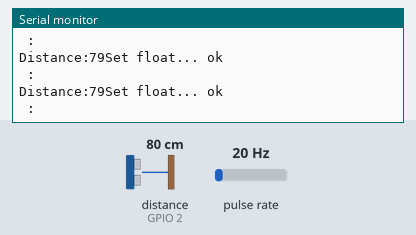
The sketch below on a simulated ESP8266 (NodeMCU). Parts: the last lines printed to the serial monitor. Wiring (inferred from the names in the program): ultrasonic range finder: trigger GPIO 4; echo GPIO 2; pulse sensor: data GPIO 15. The test bench sets the inputs (shaded band); at power-on: distance to the obstacle (sensor on GPIO 2) 80 cm, pulse rate 20 Hz. The echo pulse lasts 58.3 µs per cm; WiFi joins after 1.5 s; servers stay silent unless stated.

Above: at 2.7 s.
2.8 s: distance to the obstacle (sensor on GPIO 2) set to 250 cm
At 2.9 s:
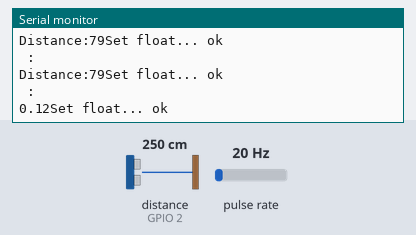
5.8 s: pulse rate (sensor on GPIO 15) set to 4 Hz
At 6.31 s:
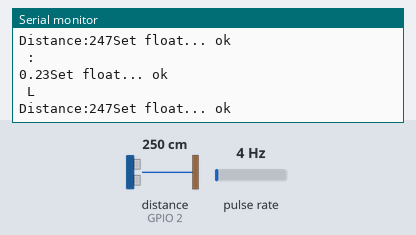
7.3 s: distance to the obstacle (sensor on GPIO 2) set to 2 cm
At 7.35 s:
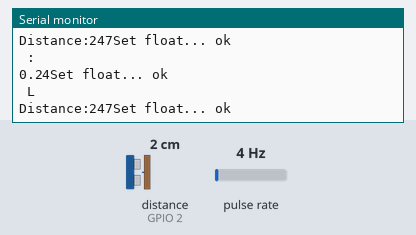
8.8 s: pulse rate (sensor on GPIO 15) set to 50 Hz
At 11.24 s:
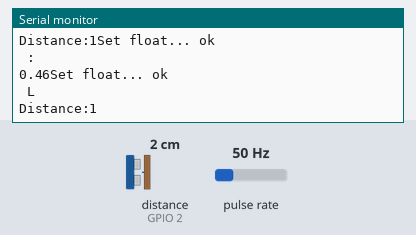
Timing chart, 0 to 11.3 s (numbered marks = the images above; inputs shaded):
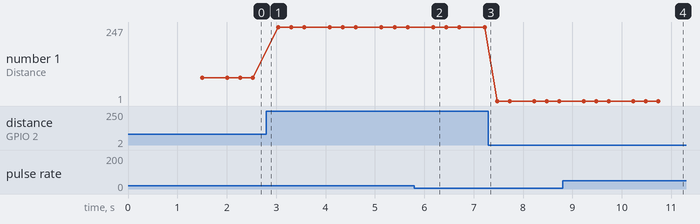

Measured:
- after the input at 5.8 s, the serial monitor: prints a new line after 0.11 s (image 2)
- after the input at 8.8 s, the serial monitor: prints a new line after 1.2 s (image 4)
- plotted number 1: 79 → 247 after the input at 2.8 s, 247 → 1 after the input at 7.3 s

The sketch:

agus.ino
```cpp
#include <Arduino.h>
#if defined(ESP32)
#include <WiFi.h>
#include <FirebaseESP32.h>
#elif defined(ESP8266)
#include <ESP8266WiFi.h>
#include <FirebaseESP8266.h>
#elif defined(ARDUINO_RASPBERRY_PI_PICO_W)
#include <WiFi.h>
#include <FirebaseESP8266.h>
#endif

const int trigPin = 4;
const int echoPin = 2;


volatile int flow_frequency;
float vol = 0.0,l_minute;
unsigned char flowsensor = 15; // Sensor Input
unsigned long currentTime;
unsigned long cloopTime;

#define WIFI_SSID "fuetechmonitor"
#define WIFI_PASSWORD "12345678"
#define API_KEY "AIzaSyBYVwVZUBLXSm7iR5Fp6k-dziJGEuhwExk"
#define DATABASE_URL "megaboth007.firebaseio.com"
#define USER_EMAIL "pertamina@gmail.com"
#define USER_PASSWORD "12345678"


FirebaseData fbdo;
FirebaseAuth auth;
FirebaseConfig config;


void flow () // Interrupt function to increment flow
{
   flow_frequency++;
}

void setup() {
  Serial.begin(115200);
  pinMode(trigPin, OUTPUT);
  pinMode(echoPin, INPUT);
  pinMode(flowsensor, INPUT);
  attachInterrupt(digitalPinToInterrupt(flowsensor), flow, RISING); // Setup Interrupt
  currentTime = millis();
  cloopTime = currentTime;
  WiFi.begin(WIFI_SSID, WIFI_PASSWORD);
  Serial.print("Connecting to Wi-Fi");
  while (WiFi.status() != WL_CONNECTED)
  {
    Serial.print(".");
    delay(300);
  }
  Serial.println();
  Serial.print("Connected with IP: ");
  Serial.println(WiFi.localIP());
  Serial.println();
  config.api_key = API_KEY;

  /* Assign the user sign in credentials */
  auth.user.email = USER_EMAIL;
  auth.user.password = USER_PASSWORD;

  /* Assign the RTDB URL (required) */
  config.database_url = DATABASE_URL;
  Firebase.begin(&config, &auth);

  // Comment or pass false value when WiFi reconnection will control by your code or third party library
  Firebase.reconnectWiFi(true);

}

void air(){
currentTime = millis();
   // Every second, calculate and print litres/hour
   if(currentTime >= (cloopTime + 1000))
   {
    cloopTime = currentTime; // Updates cloopTime
    if(flow_frequency != 0)
    {
        l_minute = (flow_frequency / 7.5); // (Pulse frequency x 60 min) / 7.5Q = flowrate in L/hour
        l_minute = l_minute/60;
        vol = vol +l_minute;
        Serial.print(vol);
        Serial.printf("Set float... %s\n", Firebase.setFloat(fbdo, F("/test/vol"), vol) ? "ok" : fbdo.errorReason().c_str());

        Serial.println(" L");
        flow_frequency = 0;

    }
  delay(100);
}
}
void loop() {

  digitalWrite(trigPin, LOW);
  delayMicroseconds(5);
  digitalWrite(trigPin, HIGH);
  delayMicroseconds(10);
  digitalWrite(trigPin, LOW);

  long duration = pulseIn(echoPin, HIGH);
  long distance = duration * 0.034 / 2;
  Serial.print("Distance:");
  Serial.print(distance);
  Serial.printf("Set float... %s\n", Firebase.setFloat(fbdo, F("/test/jarak"), distance) ? "ok" : fbdo.errorReason().c_str());


  Serial.println(" :");
  delay(100);
  air();
}
```
